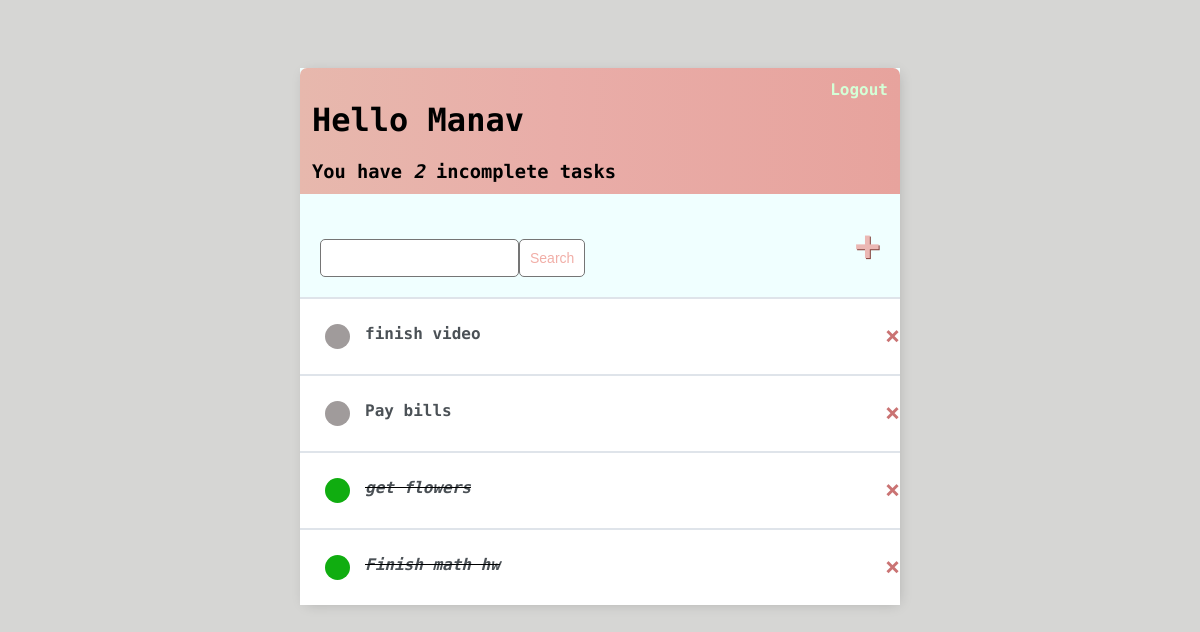
Before: / (signed in) with the older database file.
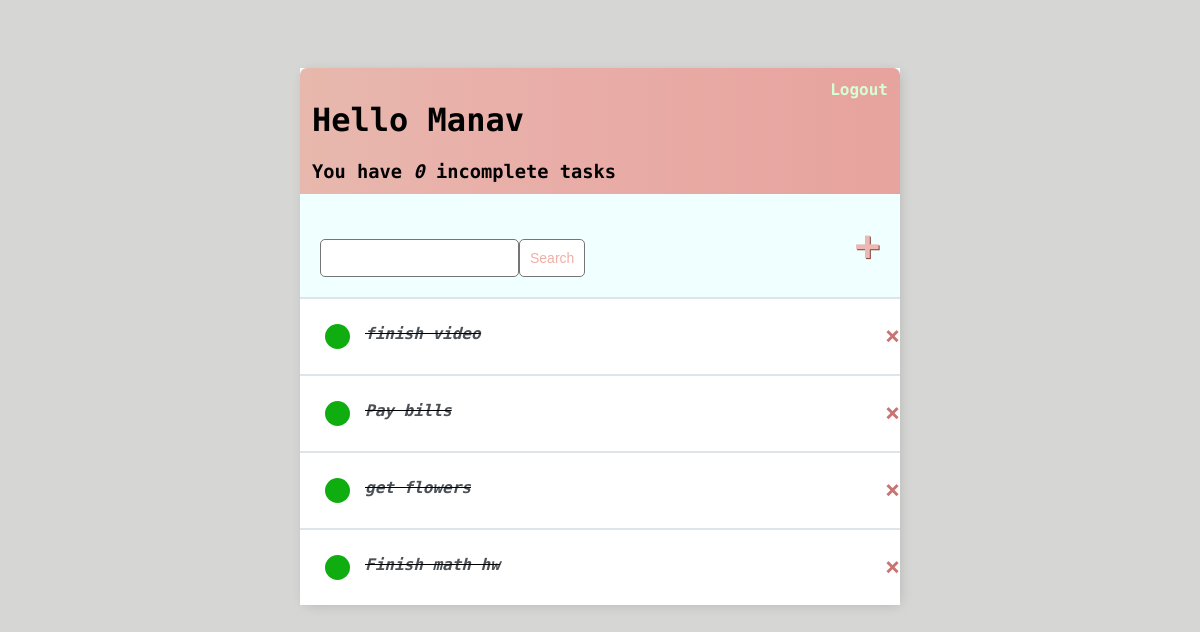
After: the same page with the newer database file.
### base/models.py (models this page shows)
class Task(models.Model):
    user = models.ForeignKey(
        User, on_delete = models.CASCADE, null = True, blank = True)
    title = models.CharField(max_length = 250)
    description = models.TextField(null = True, blank = True)
    complete = models.BooleanField(default = False)
    created = models.DateTimeField(auto_now_add = True)
    def __str__(self):
        return self.title
    class Meta:
        ordering = ['complete']

### base/views.py (the view)
# urls.py: path('', TaskList.as_view(), name='tasks'),
class TaskList(LoginRequiredMixin, ListView):
    model = Task
    context_object_name = 'tasks'
    def get_context_data(self, **kwargs):
        context = super().get_context_data(**kwargs)
        context['tasks'] = context['tasks'].filter(user=self.request.user)
        context['count'] = context['tasks'].filter(complete=False).count()
        search_input = self.request.GET.get('search-area') or ''
        if search_input:
            context['tasks'] = context['tasks'].filter(
                title__icontains=search_input)
        context['search_input'] = search_input
        return context

### base/templates/base/task_list.html
{% extends 'base/main.html' %}
{% block content %}
<div class="header-bar">
    <div>
        <h1>Hello {{request.user|title}}</h1>
        <h3 style="margin:0">You have <i>{{count}}</i> incomplete task{{ count|pluralize:"s" }}</h3>
    </div>
    {% if request.user.is_authenticated %}
    <a href="{% url 'logout' %}">Logout</a>
    {% else %}
    <a href="{% url 'login' %}">Login</a>
    {% endif %}
</div>
<div id="search-add-wrapper">
    <form method="GET" style ="margin-top: 25px;display:flex;">
        <input type='text' name='search-area' value="{{search_input}}">
        <input class="button" type="submit" value='Search'>
    </form>
    <a id="add-link" href= "{% url 'task-create' %}">&#x2b;</a>
</div>
<div class="task-tems-wrapper">
    {% for task in tasks %}
        <div class="task-wrapper">
            {% if task.complete %}
                <div class="task-title">
                    <div class="task-complete-icon"></div>
                    <i><s><a href="{% url 'task-update' task.id %}">{{task}}</a></s></i>
                </div>
                <a class="delete-link" href ="{% url 'task-delete' task.id %}>">&#215;</a>
                {% else %}
                <div class="task-title">
                    <div class="task-incomplete-icon"></div>
                    <a href="{% url 'task-update' task.id %}">{{task}}</a>
                </div>
                <a class="delete-link" href ="{% url 'task-delete' task.id %}>">&#215;</a>
            {% endif %}
        </div>
    {% empty %}
    <h3>No Items in List</h3>
    {% endfor %}
</div>
{% endblock content %}

### base/templates/base/main.html (shortened to what this page needs)
<!DOCTYPE html>
<html>
<head>
</head>
<body>
    <div class="container">
        {% block content %}
        {% endblock content %}
    </div>
</body>
</html>

### base/templates/base/main.html (style rules this page uses)
body { background-color: rgb(214, 214, 212); font-family: 'Roboto Mono', monospace; padding-top: 60px; }
h1, h2, h3, h4, h5, h6, { font-family: 'Raleway', sans-serif; }
a, p { color: #4b5156 }
a { font-weight: 600; }
.container { max-width: 600px; margin: auto; background-color:azure; -webkit-box-shadow: 2px 2px 13px -4px rgba(0, 0, 0, 0.21); box-shadow: 2px 2px 13px -4px rgba(0, 0, 0, 0.21); }
input { outline: none; border: none; }
.header-bar { display: flex; justify-content: space-between; color: rgb(0, 0, 0); padding: 12px; border-radius: 7px 7px 0 0; background: linear-gradient(90deg, #e7b8ad 0%, #e9ada8 43%, #e7a39d 100%); }
.header-bar a { color: rgb(212, 255, 214); text-decoration: none; }
.task-wrapper { display: flex; align-items: center; justify-content: space-between; background-color: #fff; border-top: 2px solid #dfe4ea; overflow: hidden; }
.task-title { display: flex; padding: 25px; }
.task-title a { text-decoration: none; color: #4b5156; margin-left: 15px; }
.task-complete-icon { height: 25px; width: 25px; background-color: rgb(16, 173, 16); border-radius: 50%; }
.delete-link { text-decoration: none; font-weight: 900; color: #ca7373; font-size: 25px; line-height: 0; padding: 25px 0px; }
#add-link { color: #ebb8b4; text-decoration: none; font-size: 42px; text-shadow: 1px 1px #81413b; }
#search-add-wrapper { display: flex; justify-content: space-between; align-items: center; padding: 20px; }
input[type=text], input[type=password], textarea { border: 1px solid #757575; border-radius: 5px; padding: 10px; width: 90%; }
::placeholder { font-weight: 300; opacity: 0.5; }
.button { border: 1px solid #757575; background-color: #FFF; color: #f1aea7; padding: 10px; font-size: 14px; border-radius: 5px; cursor: pointer; text-decoration: none; }

Changed rows visible on the page:
changed Task "finish video": complete False → True (drawn)
changed Task "Pay bills": complete False → True (drawn)
Other visible differences:
{{ count }}: "2" → "0"
